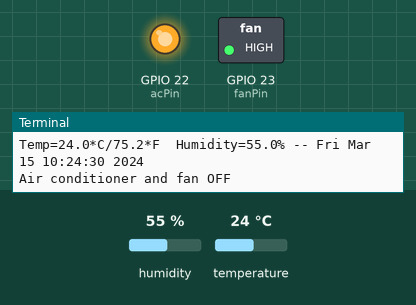
Recording of a program running on a simulated Raspberry Pi (BCM pin numbers). On the bench: switched loads named in the program (green lamp = pin HIGH), output pins drawn as LEDs (lit = HIGH), the last lines printed to the terminal. Inputs (shaded band) come from the test bench; at power-on: temperature 24 °C, humidity 55 %. The clock reads 2024-03-15 10:24:30 at power-on unless the program sets it.

Above: at 1.2 s.
1.3 s: temperature set to 25.8 °C
7.7 s: temperature set to 27.2 °C
At 12.6 s:
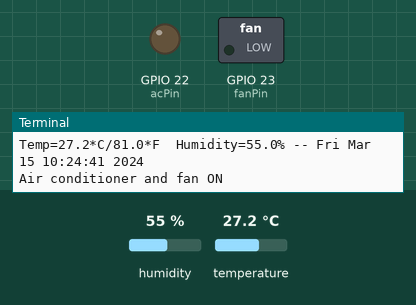
14.1 s: temperature set to 12 °C
At 17.8 s:
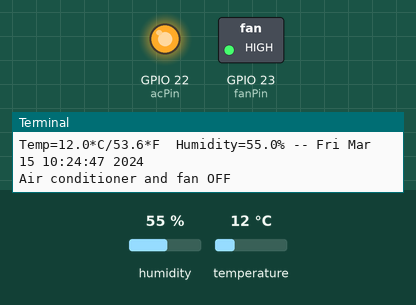
20.5 s: temperature set to 28 °C
At 22.9 s:
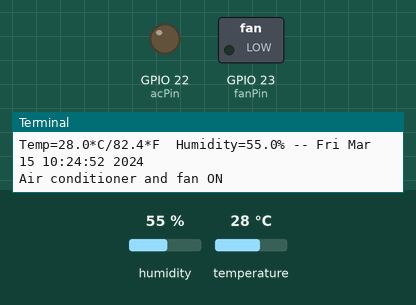
Timing chart, 0 to 24.4 s (numbered marks = the images above; inputs shaded):
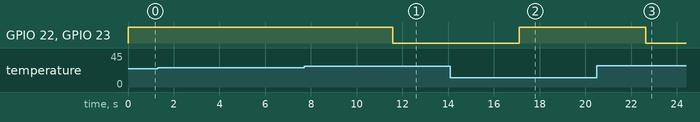

Measured:
- the behaviour switches between 26.6 and 26.7 °C on temperature (found by bisection; images 0 and 1)
- after the input at 7.7 s, GPIO 22 (acPin), GPIO 23 (fanPin): HIGH → LOW after 3.9 s
- after the input at 14.1 s, GPIO 22 (acPin), GPIO 23 (fanPin): LOW → HIGH after 3.0 s
- after the input at 20.5 s, GPIO 22 (acPin), GPIO 23 (fanPin): HIGH → LOW after 2.1 s

The program:

app.py
```python
# External module imports
import RPi.GPIO as GPIO
import Adafruit_DHT
import time

# Sensor should be set to Adafruit_DHT.DHT11,
# Adafruit_DHT.DHT22, or Adafruit_DHT.AM2302.
sensor = Adafruit_DHT.AM2302

# Pin Definitons:
acPin =  22
fanPin = 23
thermometerPin = 4

# Pin Setup:
GPIO.setmode(GPIO.BCM) # Broadcom pin-numbering scheme
GPIO.setup(acPin, GPIO.OUT) # AC pin set as output
GPIO.setup(fanPin, GPIO.OUT)
GPIO.output(acPin,GPIO.HIGH)
GPIO.output(fanPin,GPIO.HIGH)


print("Here we go! Press CTRL+C to exit")
try:
    while 1:
        # Try to grab a sensor reading.  Use the read_retry method which will retry up
        # to 15 times to get a sensor reading (waiting 2 seconds between each retry).
        # print 'Trying to grab temperature and humidity'
        humidity, temperature = Adafruit_DHT.read_retry(sensor, thermometerPin)
        tempF = temperature * 9/5.0 + 32

        # Note that sometimes you won't get a reading and
        # the results will be null (because Linux can't
        # guarantee the timing of calls to read the sensor).
        # If this happens try again!
        if humidity is not None and temperature is not None:
            print 'Temp={0:0.1f}*C/{1:0.1f}*F  Humidity={2:0.1f}% -- {3}'.format(temperature, tempF, humidity, time.ctime())
            if tempF > 80:
                print "Air conditioner and fan ON"
                GPIO.output(acPin, GPIO.LOW)
                GPIO.output(fanPin, GPIO.LOW)
            else:
                print "Air conditioner and fan OFF"
                GPIO.output(acPin, GPIO.HIGH)
                GPIO.output(fanPin, GPIO.HIGH)
        else:
            print 'Failed to get reading. Try again!'

        time.sleep(5)
except KeyboardInterrupt: # If CTRL+C is pressed, exit cleanly:
    GPIO.cleanup() # cleanup all GPIO
```
